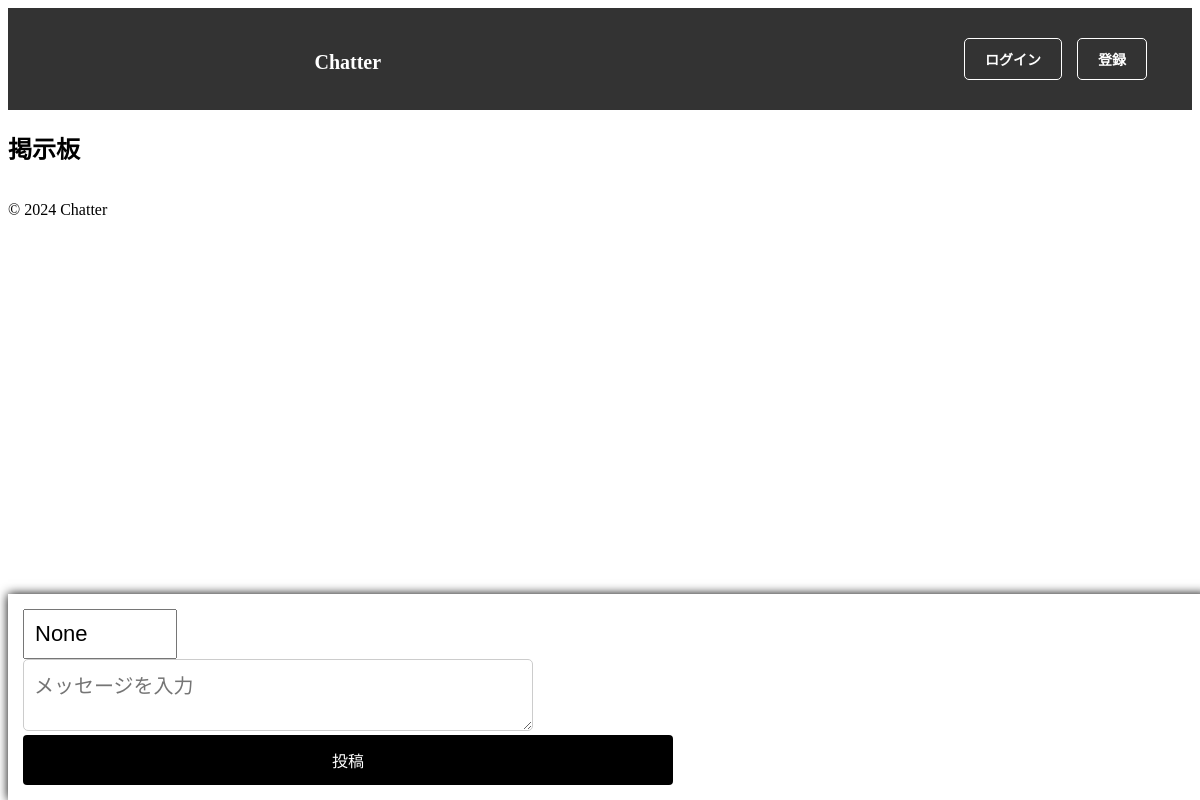
Before: / with the older database file.
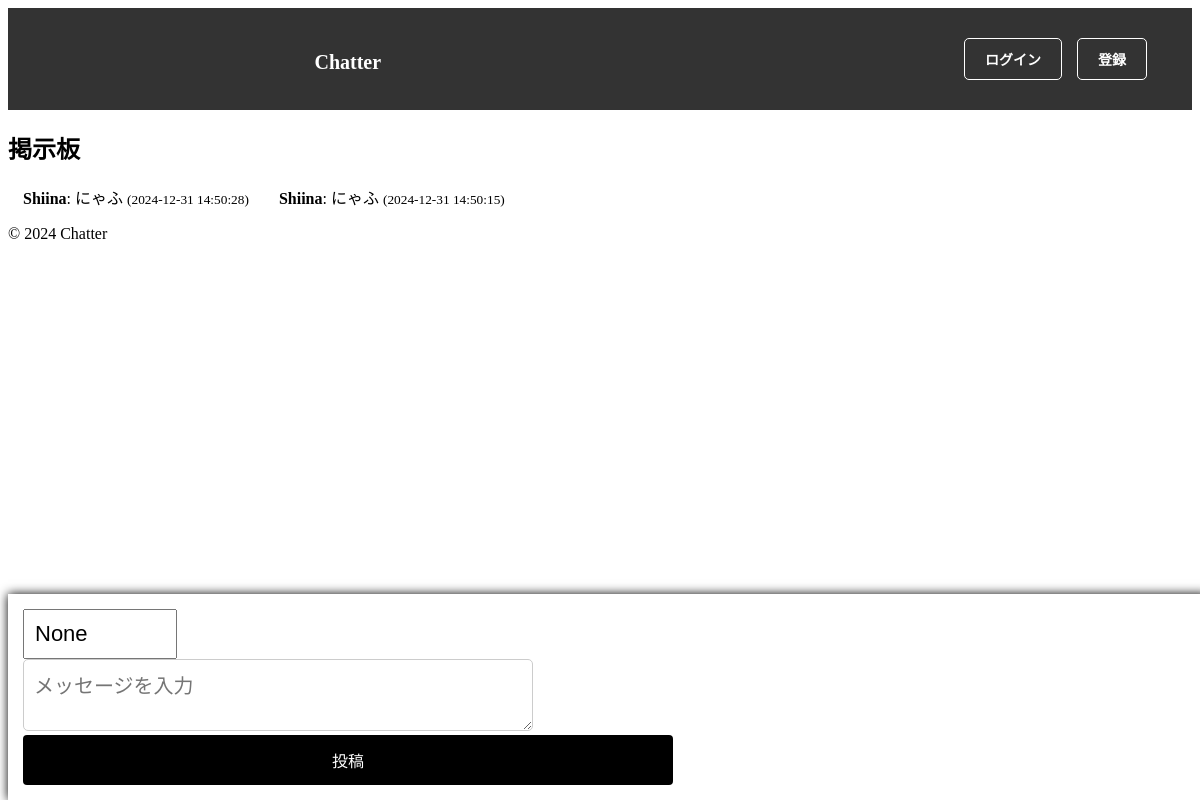
After: the same page with the newer database file.
### tables this page shows
CREATE TABLE posts (
    id INTEGER PRIMARY KEY AUTOINCREMENT,
    username TEXT NOT NULL,
    content TEXT NOT NULL,
    created_at TIMESTAMP DEFAULT CURRENT_TIMESTAMP,
    thread_id INTEGER 
);

### routes/home.py (the view)
@home_blueprint.route('/')
def index():
    posts = get_posts()
    return render_template('index.html', posts=posts, username=session.get('username'))

### models/database.py (called while the page is built)
def get_db():
    conn = sqlite3.connect('board.db')
    conn.row_factory = sqlite3.Row
    return conn

### models/post.py (called while the page is built)
def get_posts():
    db = get_db()
    return db.execute('SELECT * FROM posts ORDER BY created_at DESC').fetchall()

### templates/index.html (shortened to what this page needs)
{% extends 'base.html' %}
{% block content %}
<h2>掲示板</h2>
<div id="input-container">
    <form action="{{ url_for('home.post') }}" method="post">
        <input type="text" name="username" value="{{ username }}" readonly class="username-input">
        <textarea name="content" placeholder="メッセージを入力" required class="content-textarea"></textarea>
        <button type="submit" class="submit-btn">投稿</button>
    </form>
</div>
<ul class="post-list">
    {% for post in posts %}
    <li class="post-item">
        <strong>{{ post[1] }}</strong>: {{ post[2] }}
        <small>({{ post[3] }})</small>
    </li>
    {% endfor %}
</ul>
{% endblock %}

### templates/base.html (shortened to what this page needs)
<!DOCTYPE html>
<html lang="ja">
<head>
    <link rel="stylesheet" href="{{ url_for('static', filename='css/style.css') }}">
</head>
<body>
    <header>
        <nav>
            <ul>
                <li class="logo"><a href="{{ url_for('home.index') }}">Chatter</a></li>
                <li class="auth-links">
                    {% if session.get('username') %}
                    <span>{{ session['username'] }}! </span>
                    <a href="{{ url_for('auth.logout') }}">ログアウト</a>
                    {% else %}
                    <a href="{{ url_for('auth.login') }}" class="login-btn">ログイン</a>
                    <a href="{{ url_for('auth.register') }}" class="register-btn">登録</a>
                    {% endif %}
                </li>
            </ul>
        </nav>
    </header>
    <div id="content">
        {% block content %}
        {% endblock %}
    </div>
    <footer>
        <p>&copy; 2024 Chatter</p>
    </footer>
</body>
</html>

### static/css/style.css (style rules this page uses)
nav { background-color: #333333; padding: 30px; color: white; display: flex; justify-content: space-between; align-items: center; }
ul { list-style-type: none; padding: 0; margin: 0; display: flex; align-items: center; width: 100%; }
li { margin: 0 15px; }
a { color: white; text-decoration: none; font-size: 20px; }
.login-btn, .register-btn { font-weight: bold; padding: 10px 20px; border: 1px solid #fff; border-radius: 5px; background-color: #333333; transition: background-color 0.3s ease; font-size: 14px; text-transform: uppercase; }
.logo { flex-grow: 2; text-align: center; font-size: 30px; font-weight: bold; }
.auth-links { display: flex; justify-content: flex-end; gap: 15px; }
#input-container { position: fixed; bottom: 0; width: 97.5%; background-color: rgb(255, 255, 255); padding: 15px; box-shadow: 0 0 10px rgb(0, 0, 0); z-index: 10; display: flex; align-items: center; justify-content: space-between; }
#input-container input { font-size: 22px; padding: 10px; width: 20%; }
textarea { width: 75%; height: 50px; border: 1px solid #ccc; border-radius: 5px; padding: 10px; font-size: 20px; transition: border 0.3s; }
button { width: 15%; height: 50px; background-color: #333333; color: white; border: none; border-radius: 5px; font-size: 20px; transition: background-color 0.3s ease; }
.submit-btn { width: 100%; padding: 10px; background-color: #000; color: white; font-size: 16px; border: none; border-radius: 4px; cursor: pointer; transition: background-color 0.3s ease; }

Changed rows visible on the page:
added posts: username "Shiina", content "にゃふ", created_at "2024-12-31 14:50:28"
added posts: username "Shiina", content "にゃふ", created_at "2024-12-31 14:50:15"
